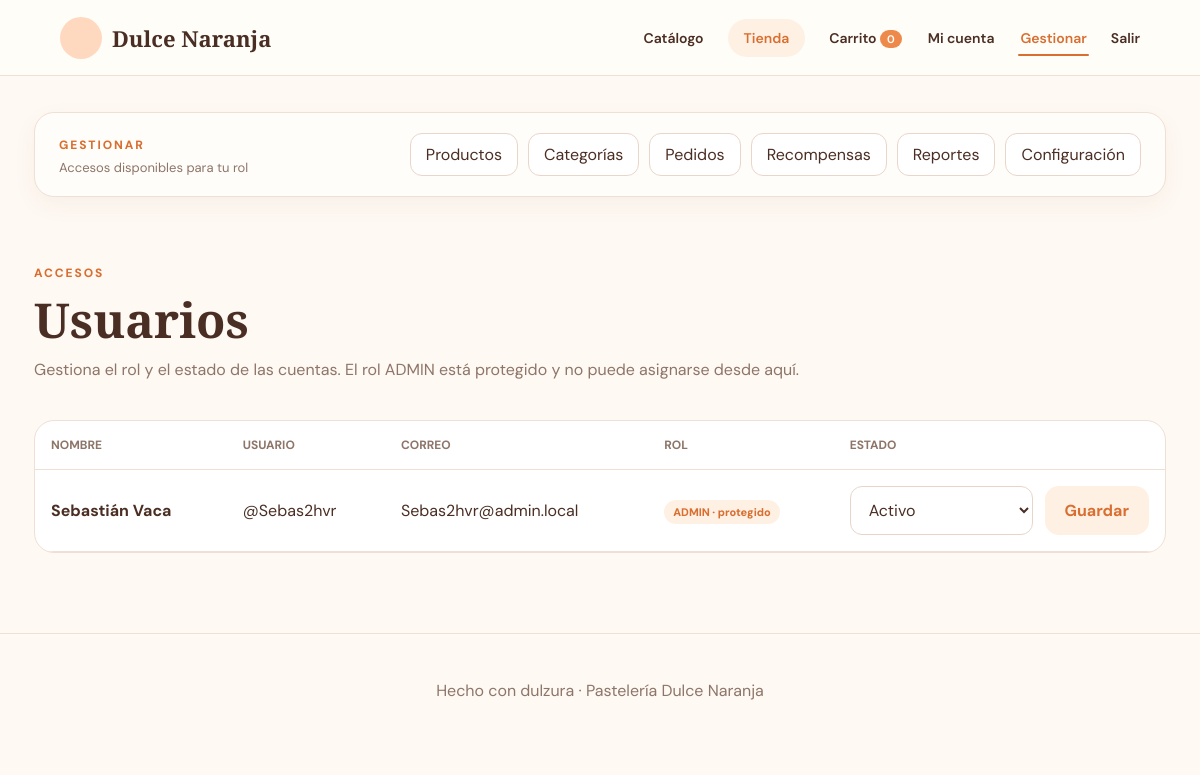
Page /admin/users (signed in) on the committed database.
### tables this page shows
CREATE TABLE `users` (
  `id` bigint(20) unsigned NOT NULL AUTO_INCREMENT,
  `role_id` int(10) unsigned NOT NULL,
  `first_name` varchar(80) NOT NULL,
  `second_name` varchar(80) DEFAULT NULL,
  `last_name` varchar(80) NOT NULL,
  `second_last_name` varchar(80) NOT NULL,
  `username` varchar(60) NOT NULL,
  `email` varchar(160) NOT NULL,
  `google_sub` varchar(255) DEFAULT NULL,
  `password_hash` varchar(255) NOT NULL,
  `points_balance` int(11) NOT NULL DEFAULT 0,
  `status` enum('ACTIVE','INACTIVE','BANNED') NOT NULL DEFAULT 'ACTIVE',
  `created_at` timestamp NULL DEFAULT current_timestamp(),
  `updated_at` timestamp NULL DEFAULT current_timestamp() ON UPDATE current_timestamp(),
  PRIMARY KEY (`id`),
  UNIQUE KEY `username` (`username`),
  UNIQUE KEY `email` (`email`),
  UNIQUE KEY `google_sub` (`google_sub`),
  KEY `idx_users_role` (`role_id`),
  KEY `idx_users_status` (`status`),
  CONSTRAINT `fk_users_role` FOREIGN KEY (`role_id`) REFERENCES `roles` (`id`)
);

### src/Controllers/AdminUserController.php (called while the page is built, shortened)
<?php
final class AdminUserController
{
    public function index(): void
    {
        $users = Database::connection()->query(
            'SELECT u.id,u.first_name,u.last_name,u.username,u.email,u.status,r.name role,u.created_at
             FROM users u
             JOIN roles r ON r.id=u.role_id
             ORDER BY u.created_at DESC'
        )->fetchAll();
        View::render('admin/users/index', [
            'title' => 'Usuarios',
            'users' => $users,
        ]);
    }
}

### public/index.php (called while the page is built, shortened)
<?php
$r=new Router();
$r->add('GET','/',[HomeController::class,'home']);$r->add('GET','/catalog',[HomeController::class,'catalog']);$r->add('GET','/catalogo',[HomeController::class,'catalogo']);$r->add('GET','/product/{id}',[HomeController::class,'product']);$r->add('GET','/dashboard',[HomeController::class,'dashboard']);
$r->add('GET','/login',[AuthController::class,'loginForm']);$r->add('POST','/login',[AuthController::class,'login']);$r->add('GET','/register',[AuthController::class,'registerForm']);$r->add('POST','/register',[AuthController::class,'register']);$r->add('GET','/setup-admin',[AuthController::class,'setupForm']);$r->add('POST','/setup-admin',[AuthController::class,'setup']);$r->add('POST','/logout',[AuthController::class,'logout']);
$r->add('GET','/auth/google',[AuthController::class,'googleStart']);$r->add('GET','/auth/google/callback',[AuthController::class,'googleCallback']);
$r->add('GET','/cart',[CartController::class,'show']);$r->add('POST','/cart/add',[CartController::class,'add']);$r->add('POST','/cart/update',[CartController::class,'update']);$r->add('POST','/checkout',[CartController::class,'checkout']);
$r->add('GET','/profile',[ProfileController::class,'show']);$r->add('POST','/profile/update',[ProfileController::class,'updateProfile']);
$r->add('GET','/tienda',[StoreController::class,'index']);$r->add('POST','/tienda/canjear/{id}',[StoreController::class,'redeem']);
$r->add('POST','/profile/email/request-current',[ProfileController::class,'requestCurrentEmailCode']);$r->add('GET','/profile/email/verify-current',[ProfileController::class,'currentEmailCodeForm']);$r->add('POST','/profile/email/verify-current',[ProfileController::class,'verifyCurrentEmailCode']);
$r->add('GET','/profile/email/new',[ProfileController::class,'newEmailForm']);$r->add('POST','/profile/email/request-new',[ProfileController::class,'requestNewEmailCode']);$r->add('GET','/profile/email/verify-new',[ProfileController::class,'newEmailCodeForm']);$r->add('POST','/profile/email/verify-new',[ProfileController::class,'verifyNewEmailCode']);
$r->add('GET','/admin',[AdminController::class,'dashboard']);$r->add('GET','/admin/products',[AdminProductController::class,'index']);$r->add('GET','/admin/products/create',[AdminProductController::class,'create']);$r->add('POST','/admin/products',[AdminProductController::class,'store']);$r->add('GET','/admin/products/{id}/edit',[AdminProductController::class,'edit']);$r->add('POST','/admin/products/{id}/update',[AdminProductController::class,'update']);$r->add('POST','/admin/products/{id}/delete',[AdminProductController::class,'delete']);
$r->add('GET','/admin/categories',[AdminCategoryController::class,'index']);$r->add('POST','/admin/categories',[AdminCategoryController::class,'store']);$r->add('POST','/admin/categories/{id}/toggle',[AdminCategoryController::class,'toggle']);$r->add('GET','/admin/rewards',[AdminRewardController::class,'index']);$r->add('POST','/admin/rewards',[AdminRewardController::class,'store']);$r->add('POST','/admin/rewards/{id}/toggle',[AdminRewardController::class,'toggle']);
$r->add('GET','/admin/users',[AdminUserController::class,'index']);$r->add('POST','/admin/users/{id}/status',[AdminUserController::class,'status']);$r->add('POST','/admin/users/{id}/role',[AdminUserController::class,'requestRole']);$r->add('GET','/admin/users/role/verify',[AdminUserController::class,'verifyRoleForm']);$r->add('POST','/admin/users/role/verify',[AdminUserController::class,'verifyRole']);
$r->add('GET','/admin/orders',[AdminOrderController::class,'index']);$r->add('POST','/admin/orders/{id}/status',[AdminOrderController::class,'status']);
$r->add('GET','/admin/settings',[AdminSettingsController::class,'index']);$r->add('POST','/admin/settings',[AdminSettingsController::class,'save']);
$r->add('GET','/admin/reports',[AdminReportController::class,'index']);
$r->dispatch($_SERVER['REQUEST_METHOD'],$_SERVER['REQUEST_URI']);

### src/Helpers/Auth.php (called while the page is built, shortened)
<?php
final class Auth {
    public static function user(): ?array {
        $id=$_SESSION['user_id'] ?? null; if (!$id) return null;
        $st=Database::connection()->prepare('SELECT u.id,u.first_name,u.second_name,u.last_name,u.second_last_name,u.username,u.email,u.points_balance,u.status,r.name role FROM users u JOIN roles r ON r.id=u.role_id WHERE u.id=? LIMIT 1');
        $st->execute([$id]); return $st->fetch() ?: null;
    }
    public static function can(string $permission):bool {
        $u=self::user(); if(!$u)return false;
        $st=Database::connection()->prepare('SELECT COUNT(*) FROM role_permissions rp JOIN permissions p ON p.id=rp.permission_id JOIN roles r ON r.id=rp.role_id WHERE r.name=? AND p.name=?');
        $st->execute([$u['role'],$permission]); return (int)$st->fetchColumn()>0;
    }
}

### src/Config/Database.php (called while the page is built, shortened)
<?php
final class Database {
    private static ?PDO $pdo=null;
    public static function connection(): PDO {
        if (self::$pdo) return self::$pdo;
        $dsn=sprintf('mysql:host=%s;port=%s;dbname=%s;charset=utf8mb4', Env::get('DB_HOST','127.0.0.1'), Env::get('DB_PORT','3306'), Env::get('DB_NAME','pasteleria_db'));
        try {
            self::$pdo=new PDO($dsn, Env::get('DB_USER','root'), Env::get('DB_PASSWORD',''), [PDO::ATTR_ERRMODE=>PDO::ERRMODE_EXCEPTION, PDO::ATTR_DEFAULT_FETCH_MODE=>PDO::FETCH_ASSOC, PDO::ATTR_EMULATE_PREPARES=>false]);
            return self::$pdo;
        } catch (PDOException $e) { http_response_code(500); exit('No se pudo conectar a la base de datos. Revisa tu archivo .env y ejecuta database/schema.sql.'); }
    }
}

### views/admin/users/index.php (the view, shortened to what this page needs)
<?php
$labels = ['ACTIVE'=>'Activo','INACTIVE'=>'Inactivo','BANNED'=>'Baneado'];
$isAdmin = ($auth['role'] ?? '') === 'ADMIN';
$isModerator = ($auth['role'] ?? '') === 'MODERADOR';
?>
<div class="admin-head">
    <div>
        <span class="eyebrow">ACCESOS</span>
        <h1>Usuarios</h1>
        <p class="muted">
            <?= $isAdmin
                ? 'Gestiona el rol y el estado de las cuentas. El rol ADMIN está protegido y no puede asignarse desde aquí.'
                : 'Como moderador puedes gestionar únicamente el estado de las cuentas.' ?>
        </p>
    </div>
</div>
<div class="table-wrap">
    <table>
        <thead>
        <tr>
            <th>Nombre</th>
            <th>Usuario</th>
            <th>Correo</th>
            <?php if ($isAdmin): ?><th>Rol</th><?php endif; ?>
            <th>Estado</th>
        </tr>
        </thead>
        <tbody>
        <?php foreach ($users as $u): ?>
            <tr>
                <td><b><?=View::e($u['first_name'].' '.$u['last_name'])?></b></td>
                <td>@<?=View::e($u['username'])?></td>
                <td><?=View::e($u['email'])?></td>
                <?php if ($isAdmin): ?>
                    <td>
                        <?php if ($u['role'] === 'ADMIN'): ?>
                            <span class="status">ADMIN · protegido</span>
                        <?php elseif ((int)$u['id'] === (int)$auth['id']): ?>
                            <span class="status"><?=View::e($u['role'])?></span>
                        <?php endif; ?>
                    </td>
                <?php endif; ?>
                <td>
                    <?php if ($isModerator && $u['role'] === 'ADMIN'): ?>
                        <span class="status"><?=View::e($labels[$u['status']] ?? $u['status'])?> · protegido</span>
                    <?php else: ?>
                        <form method="post" action="/admin/users/<?=$u['id']?>/status" class="actions">
                            <select name="status" aria-label="Estado de <?=View::e($u['username'])?>">
                                <?php foreach ($labels as $value=>$label): ?>
                                    <option value="<?=$value?>" <?=$u['status']===$value?'selected':''?>><?=$label?></option>
                                <?php endforeach; ?>
                            </select>
                            <button class="secondary">Guardar</button>
                        </form>
                    <?php endif; ?>
                </td>
            </tr>
        <?php endforeach; ?>
        </tbody>
    </table>
</div>

### src/Router.php (shortened to what this page needs)
<?php
final class Router {
    private array $routes=[];
    public function add(string $method,string $path,array $handler):void{$this->routes[]=[strtoupper($method),$path,$handler];}
    public function dispatch(string $method,string $uri):void{
        $path=parse_url($uri,PHP_URL_PATH) ?: '/';
        foreach($this->routes as [$m,$pattern,$handler]){
            if($m!==strtoupper($method)) continue;
            $regex=preg_replace('#\{([a-zA-Z_][a-zA-Z0-9_]*)\}#','(?P<$1>[^/]+)',$pattern); $regex='#^'.$regex.'$#';
            if(preg_match($regex,$path,$matches)){
                $params=array_filter($matches,'is_string',ARRAY_FILTER_USE_KEY); [$class,$fn]=$handler; (new $class())->$fn(...array_values($params)); return;
            }
        }
    }
}

### public/css/app.css (style rules this page uses)
:root { --cream:#fff9f3;--paper:#fffdf9;--peach:#ffd9bf;--orange:#ed8a4b;--orange2:#d86f31;--brown:#4b2e23;--muted:#8d7569;--line:#f0dfd4;--green:#4b8d68;--red:#bd5548;--shadow:0 18px 50px rgba(111,66,40,.10) }
* { box-sizing:border-box }
html { scroll-behavior:smooth }
body { margin:0;background:var(--cream);color:var(--brown);font-family:'DM Sans',sans-serif }
button,input,select,textarea { font:inherit }
.hero h1,.page-head h1,.auth-card h1,.admin-head h1,.detail h1 { font:700 clamp(42px,6vw,72px)/.98 'Playfair Display';margin:14px 0 }
.eyebrow { color:var(--orange2);font-weight:800;letter-spacing:.16em;font-size:12px }
.primary,.secondary { border:0;border-radius:14px;padding:13px 20px;font-weight:700;cursor:pointer;transition:.2s }
.secondary { background:#fff0e4;color:var(--orange2) }
.section-head,.admin-head { display:flex;justify-content:space-between;align-items:end;gap:20px;margin:64px 0 24px }
input,select,textarea { width:100%;border:1px solid #e7d5ca;background:#fff;padding:12px 14px;border-radius:12px;outline:none;color:var(--brown) }
.muted,small { color:var(--muted) }
.page-head h1,.admin-head h1 { font-size:48px }
.status { font-size:11px;font-weight:800;background:#fff0e4;color:var(--orange2);padding:5px 9px;border-radius:999px }
.table-wrap { overflow:auto;background:#fff;border:1px solid var(--line);border-radius:20px }
table { width:100%;border-collapse:collapse;min-width:800px }
th,td { text-align:left;padding:16px;border-bottom:1px solid var(--line) }
th { font-size:12px;color:var(--muted);text-transform:uppercase }
.actions { display:flex;gap:12px }

### rows in the picture
users: View::e($u['first_name'].' '.$u['last_name']) "Sebastián Vaca", username "Sebas2hvr", email "Sebas2hvr@admin.local", status "Activo"

### other values in the picture
View::e($label) "Productos"
View::e($label) "Categorías"
View::e($label) "Pedidos"
View::e($label) "Recompensas"
View::e($label) "Reportes"
View::e($label) "Configuración"
